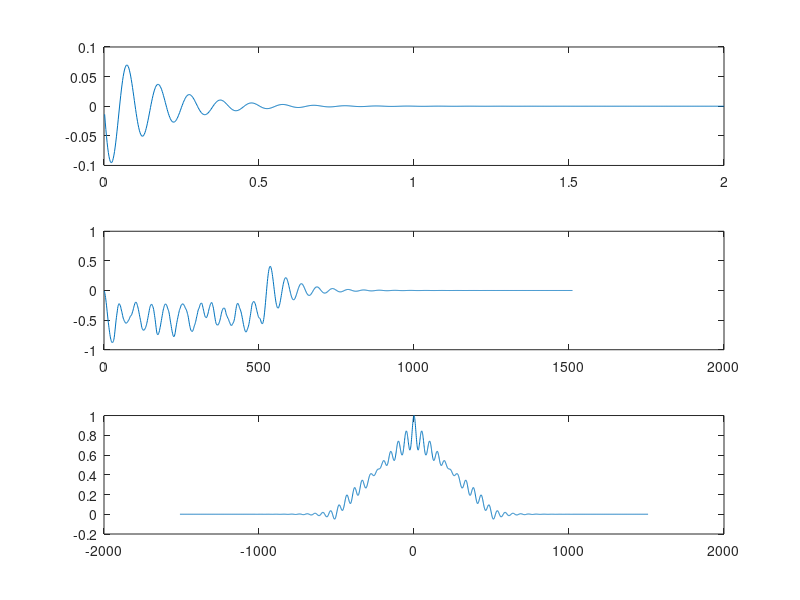

Reproduce this figure in MATLAB.
clear all; close all;
fs = 500;%Hz
fn = 10;%Hz
delta = 0.1;
N = fs*2;
t = (1:N)/fs;
y = (delta/(delta-1))*exp(-delta*2*pi*fn*t).*sin(2*pi*fn*sqrt(1-delta^2)*t);
subplot(3,1,1);
plot(t,y);
%axis([1 400 0 1.2]);
noise = rand(1,512);
y_conv = conv(noise,y);
subplot(3,1,2);
plot(y_conv)
[y_corr lags] = xcorr(y_conv,'coeff');
subplot(3,1,3);
plot(lags,y_corr)